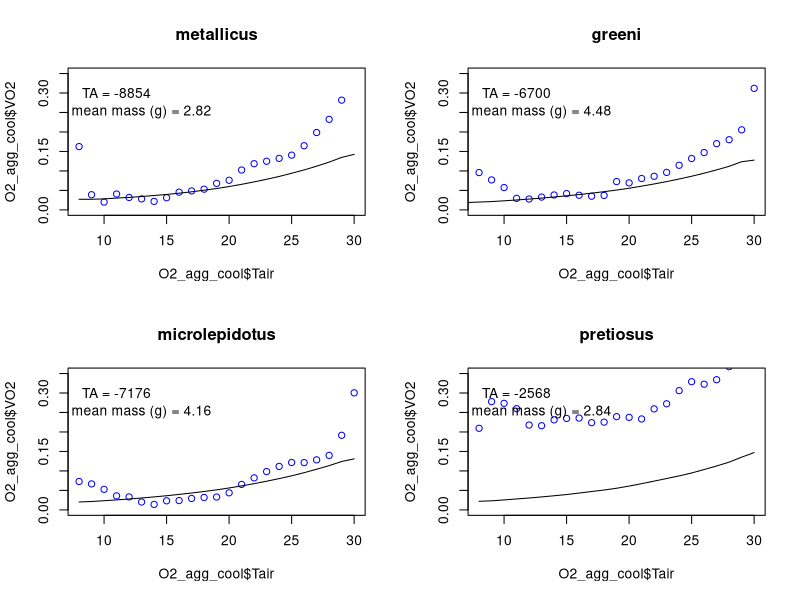

Write the R code that produced this figure.
mratesoriginal<-read.csv("metabolic rates/mrates.csv") # read in data, including 30 deg C readings
#mratesoriginal<-read.csv("metabolic rates/mrates_no7or30degreadings.csv") # read in data, not including 7 or  30 deg C readings as there are only a few measures for these temps
mrates=mratesoriginal[which(mratesoriginal$Baseline0switchm1m2==0),] #use baseline readings only or subset to reading taken after switch, and then according to treatment.
#mratesswitch=mratesoriginal[which(mratesoriginal$Baseline0switchm1m2==1),] #use readings after exposure to a treatment
#mrates=mratesswitch[which(mratesswitch$treat1h2c==1),] #after exposure to hot treatment
#mrates=mratesswitch[which(mratesswitch$treat1h2c==2),] #after exposure to cold treatment
#mrates<-subset(mrates,N>1) # need to check what N is
mrates$mlO2.g.h<-mrates$VO2kg*60/1000 # convert from ml O2/kg/min to ml O2/g/h

MR1<-0.013 # coefficient 1 for Andews adn Pough equation
MR2<-0.8 # coefficient 2 for Andews adn Pough equation
MR3<-0.038 # coefficient 3 for Andews adn Pough equation
mrates$expect<-MR1*mrates$initialmass^MR2*10^(MR3*mrates$TaTb)/mrates$initialmass #based on Eq. 2 from Andrews & Pough 1985. Physiol. Zool. 58:214-231

species<-c('metallicus','greeni','microlepidotus','pretiosus')

TA_warm<-vector(length = 4)
TA_cool<-TA_warm
par(mfrow = c(2,2)) # set up for 4 plots in 2 columns
for(i in 1:4){
O2<-subset(mrates,speciesme1g2mi3pr4==i) # choose species, 1 is metallicus, 2 is greeni, 3 is microlepidotus, 4 is pretiosus
O2_agg<-aggregate(O2$mlO2.g.h,by=list(O2$Temprounded),FUN = function(x) quantile(x, probs = 0.1)) # get 10th percentile observed mrate
O2_exp<-aggregate(O2$expect,by=list(O2$Temprounded),mean) # get mean expected mrate
O2_agg<-cbind(O2_agg,O2_exp[,2]) # bind columns of observed and expected
colnames(O2_agg)<-c('Tair','VO2','EVO2') # label columns
O2_agg_warm<-subset(O2_agg,Tair>0) # choose warming experiment
O2_agg_cool<-subset(O2_agg,Tair<0) # choose cooling experiment
O2_agg_cool$Tair<-O2_agg_cool$Tair*-1 # make air temp positve for cooling experiment

arrhenius_warm<-as.data.frame(cbind(log(O2_agg_warm$VO2),(1/(O2_agg_warm$Tair+273)))) # compute ln rate and 1/K for arrhenius temperatur calc, warming experiment
arrhenius_cool<-as.data.frame(cbind(log(O2_agg_cool$VO2),(1/(O2_agg_cool$Tair+273)))) # compute ln rate and 1/K for arrhenius temperatur calc, cooling experiment
colnames(arrhenius_warm)<-c('lnVO2kg','invT')
colnames(arrhenius_cool)<-c('lnVO2kg','invT')

plot(O2_agg_cool$VO2~O2_agg_cool$Tair,col='blue',ylim=c(0,0.35),main=species[i]) # plot cooling experiment results
#points(O2_agg_warm$VO2~O2_agg_warm$Tair,col='red') # plot warming experiment results
points(O2_agg_warm$EVO2~O2_agg_warm$Tair,col='black',type='l') # plot expected metabolic rate

#with(arrhenius_warm,plot(lnVO2kg~invT,col='red')) # plot Arrhenius response, warming
#with(arrhenius_cool,plot(lnVO2kg~invT,col='blue')) # plot Arrhenius response, cooling

arrhen_warm<-lm(arrhenius_warm$lnVO2kg~arrhenius_warm$invT) # get Arrhenius temperature
TA_warm[i]<-arrhen_warm$coefficients[2]

arrhen_cool<-lm(arrhenius_cool$lnVO2kg~arrhenius_cool$invT)
TA_cool[i]<-arrhen_cool$coefficients[2]
text(11,0.3,paste("TA = ",round(TA_cool[i]),sep=""))
text(13,0.25,paste("mean mass (g) = ",round(mean(O2$initialmass),2),sep=""))
}

